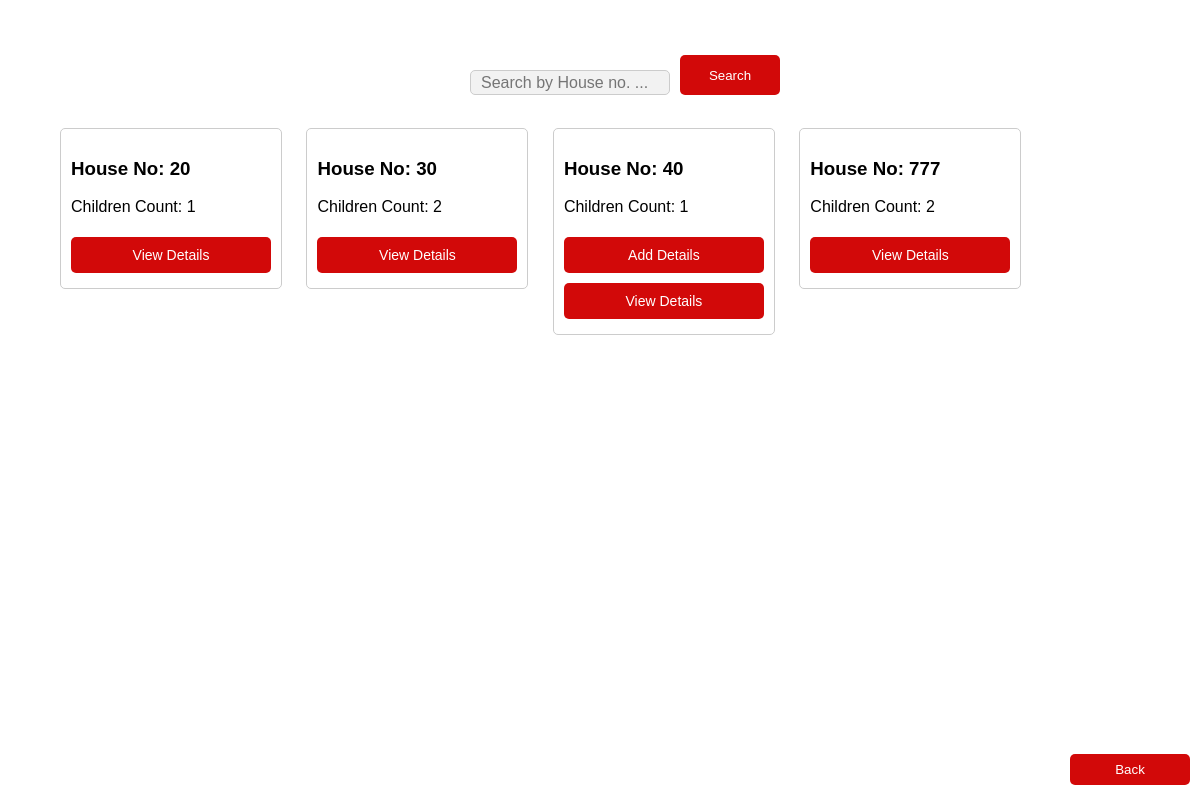
Page /children on the committed database.
### ashaease/models.py (models this page shows)
class House(models.Model):
    user = models.ForeignKey(User, on_delete=models.CASCADE, related_name="houses")
    house_no = models.CharField(max_length=20)
    house_address = models.TextField()
    no_of_members = models.IntegerField(default=0)
    added_no_of_members = models.IntegerField(default=0)
    is_no_of_members_added = models.BooleanField(default=False)
    child_onboard = models.BooleanField(default=False)
    child_cound = models.IntegerField(default=0)
    added_child_cound = models.IntegerField(default=0)
    is_child_added = models.BooleanField(default=False)
    pregnant_onboard = models.BooleanField(default=False)
    pregnant_cound = models.IntegerField(default=0)
    added_pregnant_cound = models.IntegerField(default=0)
    is_pregnant_added = models.BooleanField(default=False)
    patients_onboard = models.BooleanField(default=False)
    patients_cound = models.IntegerField(default=0)
    added_patients_cound = models.IntegerField(default=0)
    is_patients_added = models.BooleanField(default=False)

### ashaease/views.py (the view)
# urls.py: path('children', views.children, name='children'),
def children(request):
    houses = House.objects.filter(child_onboard=True)
    context = {
        'houses' : houses,
    }
    return render(request, 'children.html', context)

### ashaease/templates/children.html (shortened to what this page needs)
<!DOCTYPE html>
<html lang="en">
<head>
</head>
<body>
    <div style="display: flex; height: 50px;">
        <form method="post" action="search_children" style="display: flex; margin-right: auto; margin-left: auto;">
            <input type="text" id="searchInput" name="house_no" placeholder="Search by House no. ..." style="width: 200px; margin-right: 10px;">
            <button style="width: 100px; align-items: baseline;" type="submit">Search</button>
        </form>
     </div>
     <a href="home" style="margin-right: 10px;"><button class="btn" >Back</button></a>
     <div id="cardContainer">
        {% for i in houses %}
        <div class="card">
            <h3>House No: {{ i.house_no }}</h3>
            <p>Children Count: {{ i.child_cound }}</p>
            <form method="post" action="add_children_request">
                {% if i.is_child_added == False %}
                <button type="submit" class="card-btn">Add Details</button>
                {% endif %}
            </form>
            <form method="post" action="house_details">
                <button type="submit" class="card-btn">View Details</button>
            </form>
        </div>
        {% endfor %}
    </div>
</body>
</html>

### ashaease/templates/children.html (style rules this page uses)
body { margin: 50px; padding: 0; font-family: Arial, sans-serif; }
.card { border: 1px solid #ccc; border-radius: 5px; padding: 10px; margin: 10px; width: 200px; display: inline-block; vertical-align: top; }
#searchInput { margin-top: 20px; margin-left: 50px; padding: 10px; width: 80%; border: 1px solid #ccc; border-radius: 5px; font-size: 16px; background-color: #f2f2f2; box-sizing: border-box; outline: none; }
.btn { position: absolute; bottom: 10px; right: 10px; max-width: 10%; background-color: #d20909; color: white; border: none; border-radius: 5px; cursor: pointer; }
button { padding: 10px 20px; background-color: #d20909; color: #fff; border: none; border-radius: 5px; cursor: pointer; }
input[type="text"], button { padding: 8px; margin: 5px 0; width: 100%; box-sizing: border-box; }
.card-btn { display: inline-block; padding: 10px 20px; margin: 5px 0; font-size: 14px; color: white; background-color: #d20909; border: none; border-radius: 5px; cursor: pointer; text-align: center; text-decoration: none; }

### rows in the picture
House: house_no "20", child_cound "1"
House: house_no "30", child_cound "2"
House: house_no "40", child_cound "1", is_child_added "Add Details"
House: house_no "777", child_cound "2"
